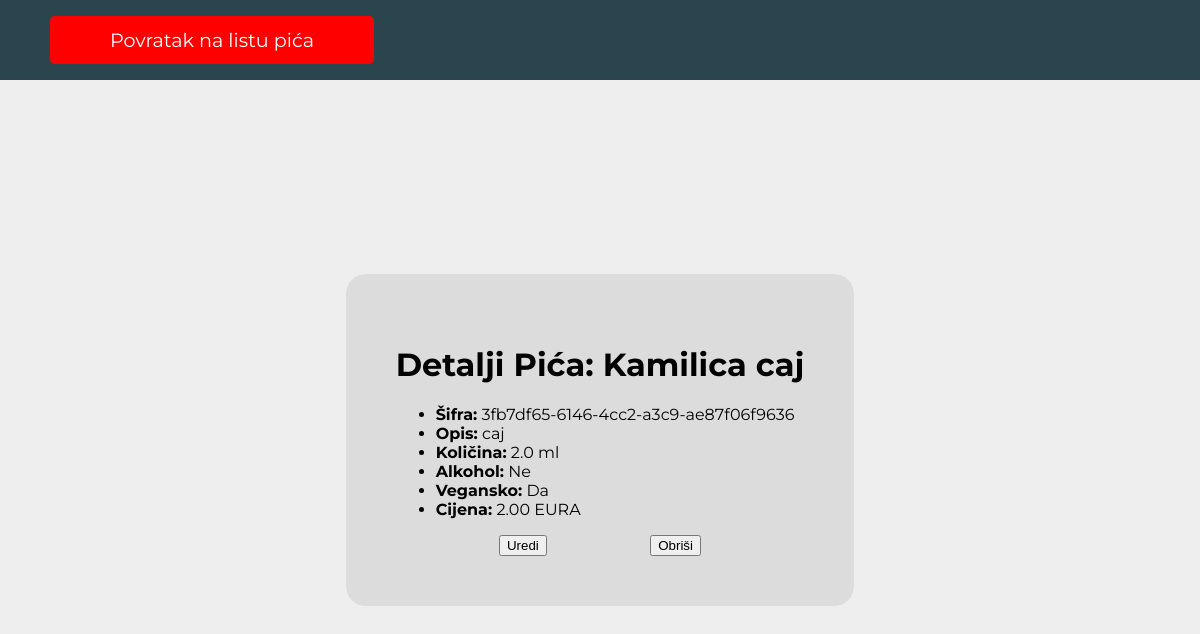
The page /pice/3/ on the database its author committed.
### main/models.py (models this page shows, shortened)
class Pice(models.Model):
    pice_sifra = models.UUIDField(default=uuid.uuid4, editable=False, unique=True)    #models.CharField(max_length=10, unique=True, blank=True)
    pice_naziv = models.CharField(max_length=30)
    pice_opis = models.CharField(max_length=100)
    pice_kolicina_u_ml = models.FloatField()
    pice_sadrzi_alkohol = models.BooleanField(default=False)
    pice_vegansko = models.BooleanField(default=False)
    pice_poj_cijena = models.DecimalField(max_digits=10, decimal_places=2)

### main/views.py (the view)
# urls.py: path('pice/<int:pk>/', views.PiceDetailView.as_view(), name='pice_detail'),
class PiceDetailView(DetailView):
    model = Pice
    template_name = 'main/admin/lista_pica/pregled_pica/detail_view.html'
    context_object_name = 'pice'

### main/templates/main/admin/lista_pica/pregled_pica/detail_view.html (shortened to what this page needs)
<!DOCTYPE html>
<html lang="en">
<head>
    {% load static %}
    <link rel="stylesheet" href="{% static 'styles/global0.css' %}">
</head>
<body>
    <div class="header">
        <a href="{% url 'main:drink_list_view' %}">
            Povratak na listu pića
        </a>
    </div>
    <div class="body">
        <div class="container">
            <h1>Detalji Pića: {{ pice.pice_naziv }}</h1>
            <ul>
                <li><strong>Šifra:</strong> {{ pice.pice_sifra }}</li>
                <li><strong>Opis:</strong> {{ pice.pice_opis }}</li>
                <li><strong>Količina:</strong> {{ pice.pice_kolicina_u_ml }} ml</li>
                <li><strong>Alkohol:</strong> {% if pice.pice_sadrzi_alkohol %}Da{% else %}Ne{% endif %}</li>
                <li><strong>Vegansko:</strong> {% if pice.pice_vegansko %}Da{% else %}Ne{% endif %}</li>
                <li><strong>Cijena:</strong> {{ pice.pice_poj_cijena }} EURA</li>
            </ul>
        <div style="display: flex; justify-content: space-evenly;">
            <a href="{% url 'main:drink_update_view' pice.pice_sifra %}">
                <button>Uredi</button>
            </a>
            <a href="{% url 'main:drink_delete_view' pice.pice_sifra %}">
                <button>Obriši</button>
            </a>
        </div>
        </div>
    </div>
</body>
</html>

### static/styles/global0.css (style rules this page uses)
:root { --primary-color: #eeeeee; --secondary-color: #dcdcdc; --background-color: #2a454e; --font-family: 'Montserrat', sans-serif; --positive-color: #3EBD37; --negative-color: #CC4129; --neutral-color: #FFC801; }
body { width: 100vw; height: 100vh; margin: 0; font-family: var(--font-family); }
.header { background-color: #2a454e; height: 10%; width: 100%; display: flex; flex-direction: column; justify-content: center; }
.header a { width: 300px; text-align: center; text-decoration: none; font-family: 'Montserrat'; padding: 12px; background-color: red; color: white; font-size: 1.2rem; border: none; border-radius: 5px; cursor: pointer; transition: background-color 0.3s ease; flex-grow: 0; margin-left: 50px; }
.body { background-color: var(--primary-color); height: 90%; width: 100%; display: flex; justify-content: center; align-items: center; }
.container { background-color: var(--secondary-color); border-radius: 20px; padding: 50px; }

### rows shown on the page
Pice: pice_naziv "Kamilica caj", pice_sifra "3fb7df65-6146-4cc2-a3c9-ae87f06f9636", pice_opis "caj", pice_kolicina_u_ml "2.0", pice_poj_cijena "2.00"
